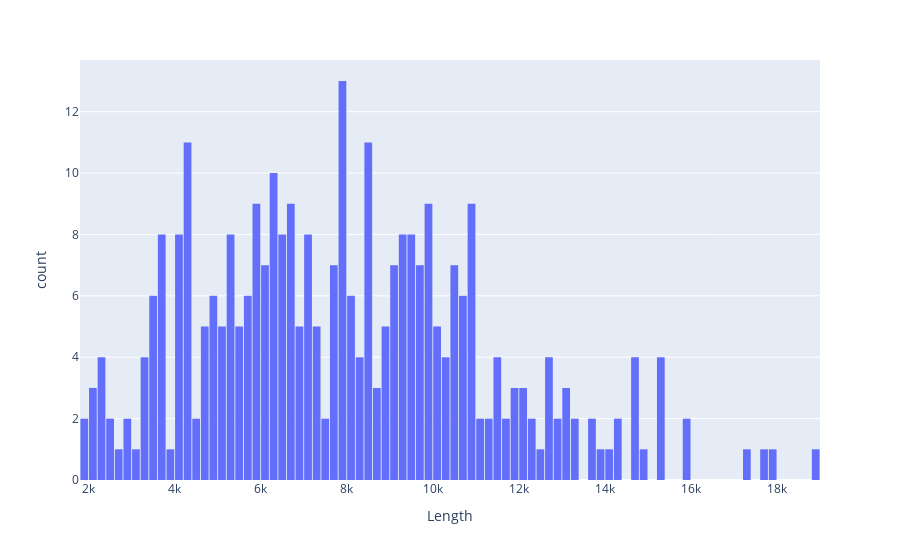

Notebook source saved alongside this figure:
### Code cell
fig4 = px.histogram(lexcast_df, x='Length', nbins=100)
fig4.update_layout(bargap=0.1)
fig4

### Figure 1 — Plotly figure (JSON) as saved in the notebook; plotly's stock layout.template omitted (floating-point values rounded to 4 significant figures; data arrays with more than 128 entries replaced by an {"elided": "..."} marker saying what was removed)
{"data": [{"alignmentgroup": "True", "bingroup": "x", "hovertemplate": "Length=%{x}<br>count=%{y}<extra></extra>", "legendgroup": "", "marker": {"color": "#636efa", "pattern": {"shape": ""}}, "name": "", "nbinsx": 100, "offsetgroup": "", "orientation": "v", "showlegend": false, "type": "histogram", "x": {"elided": "323 int values"}, "xaxis": "x", "yaxis": "y"}], "layout": {"bargap": 0.1, "barmode": "relative", "legend": {"tracegroupgap": 0}, "margin": {"t": 60}, "xaxis": {"anchor": "y", "domain": [0, 1], "title": {"text": "Length"}}, "yaxis": {"anchor": "x", "domain": [0, 1], "title": {"text": "count"}}}}
